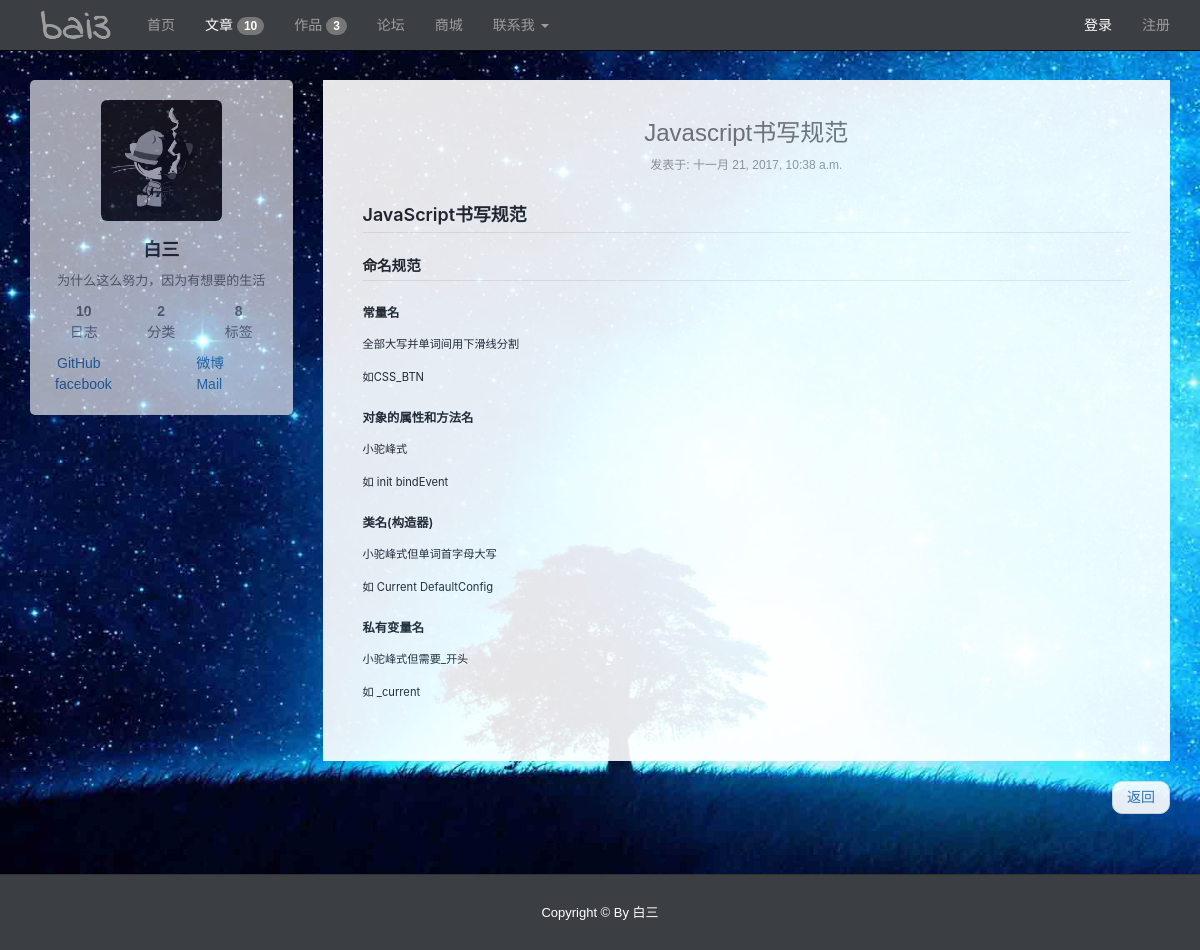
The app's page /article/13 with its own data.
### index/models.py (models this page shows, shortened)
class Article(models.Model):
    title = models.CharField(max_length=100, verbose_name="文章标题")
    type = models.CharField(max_length=20, default='note', verbose_name="文章类别")
    tag = models.CharField(max_length=100, verbose_name="文章标签")
    pub_time = models.DateTimeField(default=timezone.now, verbose_name="文章创建时间")
    body = models.TextField(verbose_name="文章内容")
    class Meta:
        ordering = ('-pub_time',)

### index/views.py (the view)
# urls.py: url(r'^article/(\w+)$', article),
def article(request, id):
    light = 2
    total = common()
    tempalte = get_template('index/article.html')
    detail = Article.objects.get(id=id)
    detail.body = markdown(detail.body)
    html = tempalte.render(locals())
    return HttpResponse(html)

### index/views.py (called while the page is built)
def common():
    work_total = Work.objects.count()
    amount = Article.objects.count()
    tag_amount = Article.objects.values('tag').distinct().count()
    type_amount = Article.objects.values('type').distinct().count()
    return work_total, amount, tag_amount, type_amount

### index/templates/index/article.html (shortened to what this page needs)
{% extends 'index/base.html' %}
{% block css %}
    <link rel="stylesheet" href="/static/css/common/markdown.css">
{% endblock %}
{%  block content %}
    {% block aside %}{% include 'index/aside.html' %}{% endblock %}
    {% block main %}
        <main  class="col-md-9" >
            <article>
                <header style="margin-bottom: 30px">
                    <h3 class="text-center">
                        <a href="/article/id/{{ detail.id }}" class="text-muted">
                            {{ detail.title }}
                        </a>
                    </h3>
                    <div class="text-center" style="color: #999;font-family: 'PingFang SC', 'Microsoft YaHei', sans-serif;font-size: 12px;">
                        发表于: {{ detail.pub_time }}
                    </div>
                </header>
                <div class="body markdown-body" style="min-height: 15rem">
                    {{ detail.body | safe }}
                </div>
            </article>
            <nav>
                <ul class="pager">
                    <li class="next"><a href="javascript: history.back()">返回</a></li>
                </ul>
            </nav>
        </main>
    {% endblock %}
{% endblock %}

### static/css/index/index.css (style rules this page uses)
body { font: 14px/1.5 "PingFang SC", "Microsoft YaHei", sans-serif; background-color: #ebebeb; background: url('../../img/common/bak2.jpg') no-repeat ; background-size: 100% 100%; background-attachment: fixed; }
article { background: #fff; padding: 20px 10px; margin-bottom: 10px; }
article .body { padding: 0 3rem; margin-bottom: 40px; font-size: 0.8em; }
.markdown-body { font-size: 1em; }

### static/css/common/markdown.css (style rules this page uses)
.markdown-body { -ms-text-size-adjust: 100%; -webkit-text-size-adjust: 100%; line-height: 1.5; color: #24292e; font-family: -apple-system, BlinkMacSystemFont, "Segoe UI", Helvetica, Arial, sans-serif, "Apple Color Emoji", "Segoe UI Emoji", "Segoe UI Symbol"; font-size: 16px; line-height: 1.5; word-wrap: break-word; }
.markdown-body h1 { font-size: 2em; margin: 0.67em 0; }
.markdown-body * { box-sizing: border-box; }
.markdown-body h1, .markdown-body h2, .markdown-body h3, .markdown-body h4, .markdown-body h5, .markdown-body h6 { margin-top: 0; margin-bottom: 0; }
.markdown-body h1 { font-size: 24px; font-weight: 600; }
.markdown-body h2 { font-size: 20px; font-weight: 600; }
.markdown-body h3 { font-size: 16px; font-weight: 600; }
.markdown-body p { margin-top: 0; margin-bottom: 10px; }
.markdown-body::before { display: table; content: ""; }
.markdown-body::after { display: table; clear: both; content: ""; }
.markdown-body>*:first-child { margin-top: 0 !important; }
.markdown-body>*:last-child { margin-bottom: 0 !important; }
.markdown-body p, .markdown-body blockquote, .markdown-body ul, .markdown-body ol, .markdown-body dl, .markdown-body table, .markdown-body pre { margin-top: 0; margin-bottom: 16px; }
.markdown-body h1, .markdown-body h2, .markdown-body h3, .markdown-body h4, .markdown-body h5, .markdown-body h6 { margin-top: 24px; margin-bottom: 16px; font-weight: 600; line-height: 1.25; }
.markdown-body h1 { padding-bottom: 0.3em; font-size: 1.6em; border-bottom: 1px solid #eaecef; }
.markdown-body h2 { padding-bottom: 0.3em; font-size: 1.3em; border-bottom: 1px solid #eaecef; }
.markdown-body h3 { font-size: 1.1em; }

### records on screen
Article: title "Javascript书写规范", pub_time "十一月 21, 2017, 10:38 a.m.", body "JavaScript书写规范 命名规范 常量名 全部大写并单词间用下滑线分割 如CSS_BTN 对象的属性和方法名 小驼峰式 如 init bindEvent 类名(构造器) 小驼峰式但单词首字母大写 如 Current DefaultConfig 私有变量名 小驼峰式但需要_开头 如 _current"

### other values on screen
{{ total.1 }} "10"
{{ total.0 }} "3"
{{ total.3 }} "2"
{{ total.2 }} "8"
